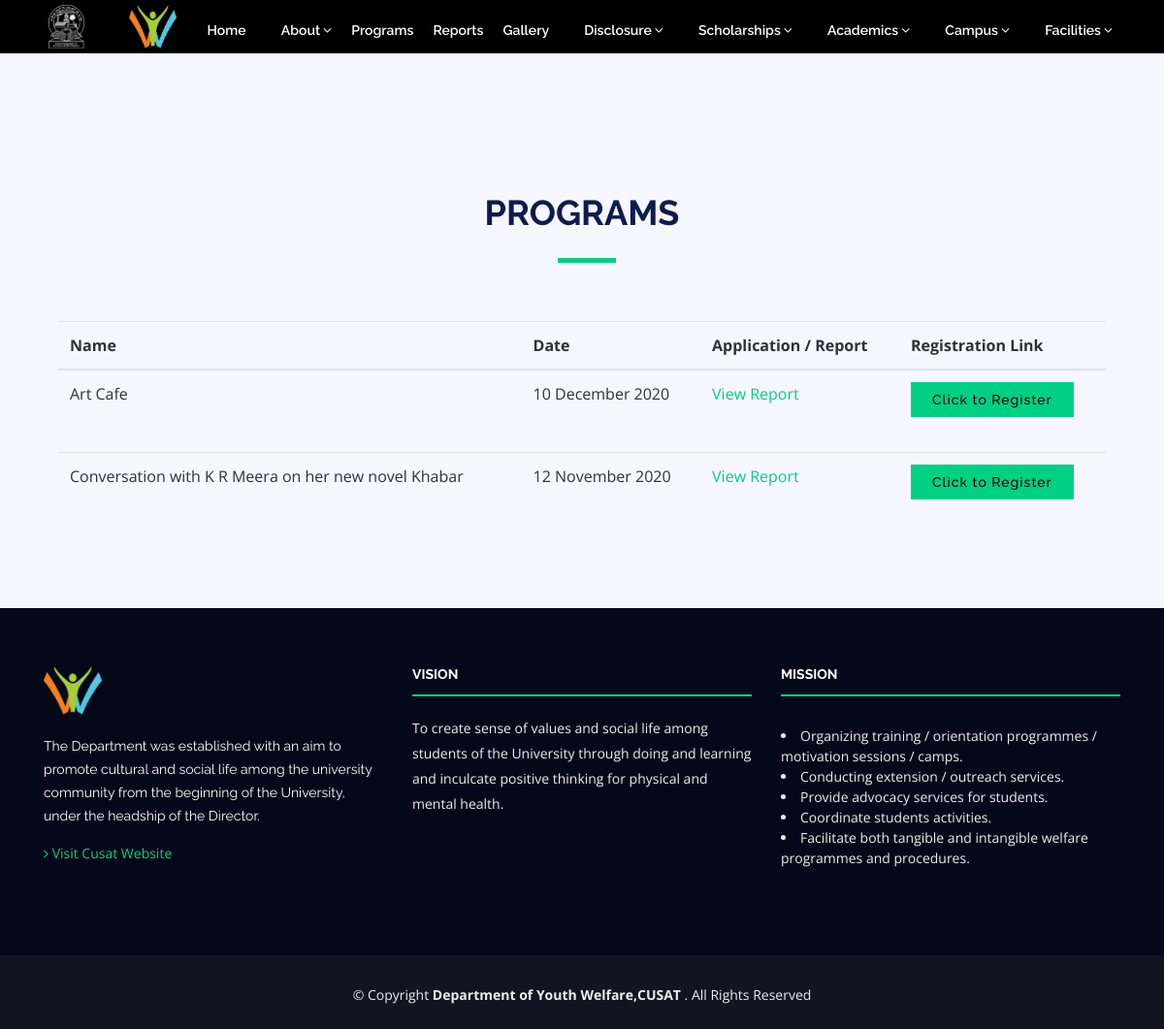
/program/current_program, run on the app's committed database.
### app/models.py (models this page shows, shortened)
class CurrentProgramme(models.Model):
    name = models.CharField(max_length=255)
    date = models.CharField(max_length=255, null=True, blank=True)
    time = models.CharField(max_length=255, null=True, blank=True)
    report = models.FileField(upload_to='programme_reports/', null=True, blank=True)  # Assuming PDFs can be optional
    registration_link = models.URLField(max_length=200, null=True, blank=True)
    organisers = models.CharField(max_length=255, null=True, blank=True)
    description = CKEditor5Field(config_name='extends', null=True, blank=True)

### app/views.py (the view)
# urls.py: path('program/current_program', current_program, name='current_program'),
def current_program(request):
    programs = CurrentProgramme.objects.all()
    return render(request, 'app/programme/current_program.html', {'programs': programs})

### templates/app/programme/current_program.html
{% extends 'base.html' %}
{% load static %}
{% block content %}
    <section id="schedule" class="section-with-bg mt-5">
        <div class="container wow fadeInUp mt-5">
            <div class="section-header">
                <h2>Programs</h2>
            </div>
            <div class="container mt-4">
                <table class="table">
                    <thead>
                    <tr>
                        <th>Name</th>
                        <th>Date</th>
                        <th>Application / Report</th>
                        <th>Registration Link</th>
                    </tr>
                    </thead>
                    <tbody>
                    {% for programme in programs %}
                        <tr>
                            <td>{{ programme.name }}</td>
                            <td>{{ programme.date }}</td>
                            <td>
                                {% if programme.report %}
                                    <a href="{{ programme.report.url }}">View Report</a>
                                {% else %}
                                    No Report
                                {% endif %}
                            </td>
                            <td>
                                {% if programme.registration_link %}
                                    <a href="{% url 'program_detail' pk=programme.pk %}" class="about-btn">Click to Register</a>
                                {% else %}
                                    Registration Closed
                                {% endif %}
                            </td>
                        </tr>
                    {% endfor %}
                    </tbody>
                </table>
            </div>
        </div>
    </section>
{% endblock %}

### static/app/css/style.css (style rules this page uses)
body { background: #fff; color: #2f3138; font-family: "Open Sans", sans-serif; }
h1, h2, h3, h4, h5, h6 { font-family: "Raleway", sans-serif; font-weight: 400; margin: 0 0 20px 0; padding: 0; color: #0e1b4d; }
.wow { visibility: hidden; }
.section-header { margin-bottom: 60px; position: relative; padding-bottom: 20px; display: flex; flex-direction: column; align-items: center; justify-content: center; margin-top: 90px !important; }
.section-header::before { content: ''; position: absolute; display: block; width: 60px; height: 5px; background: #00d084; bottom: 0; left: calc(50% - 25px); }
.section-header h2 { font-size: 36px; text-transform: uppercase; text-align: center; font-weight: 700; margin-bottom: 10px; }
.section-with-bg { background-color: #f6f7fd; }
.about-btn { font-family: "Raleway", sans-serif; font-weight: 500; font-size: 14px; letter-spacing: 1px; display: inline-block; padding: 9px 20px; transition: 0.5s; line-height: 1; color: #000000; -webkit-animation-delay: 0.8s; animation-delay: 0.8s; border: 2px solid #00d084; background: #00d084; margin-bottom: 3vh; }
#schedule { padding: 60px 0 60px 0; }

### data on the page
CurrentProgramme: name "Art Cafe", date "10 December 2020", shows "Click to Register"
CurrentProgramme: name "Conversation with K R Meera on her new novel Khabar", date "12 November 2020", shows "Click to Register"
